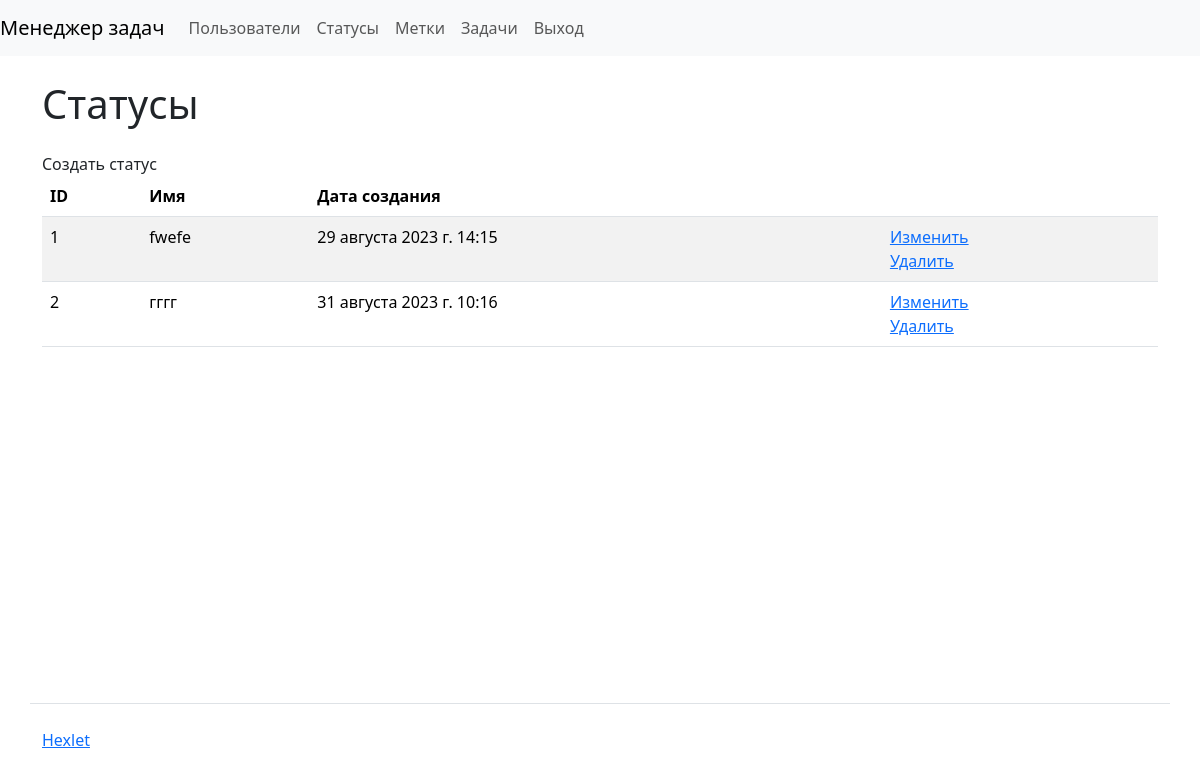
Screenshot of /statuses/ (signed in) with the database file from the repository.
### task_manager/statuses/models.py (models this page shows, shortened)
class Status(models.Model):
    name = models.CharField(max_length=150,
                            unique=True,
                            verbose_name=_('Name')
                            )
    created_at = models.DateTimeField(auto_now_add=True)

### task_manager/statuses/views.py (the view)
# urls.py: path('', ShowStatuses.as_view(), name='statuses'),
class ShowStatuses(NoPermissionMixin, ListView):
    template_name = 'statuses/statuses.html'
    context_object_name = 'statuses'
    model = Status

### task_manager/statuses/templates/statuses/statuses.html
{% extends 'base.html' %}
{% load django_bootstrap5 %}
{% load i18n %}
{% block content %}
<h1 class="my-4"> {% trans 'Statuses' %} </h1>
<a class="nav-link" href="{% url 'create_status' %}">{% trans 'Create status' %} </a>
<table class="table table-striped">
  <thead>
  <tr><th>ID</th>
      <th>{% trans 'Name' %}</th>
      <th>{% trans 'Date of creation' %}</th>
      <th></th>
  </tr>
  </thead>
  <tbody>
  {% for status in statuses %}
    <tr><td>{{ status.id }}</td>
        <td>{{ status.name }}</td>
        <td>{{ status.created_at }}</td>
        <td><a href="{% url 'update_status' status.id %}">{% trans 'Change' %}</a><br><a href="{% url 'delete_status' status.id %}">{% trans 'Delete' %}</a></td>
    </tr>
  {% endfor %}
    </tbody>
</table>
{% endblock %}

### rows the page displays
Status: id "1", name "fwefe", created_at "29 августа 2023 г. 14:15"
Status: id "2", name "гггг", created_at "31 августа 2023 г. 10:16"
